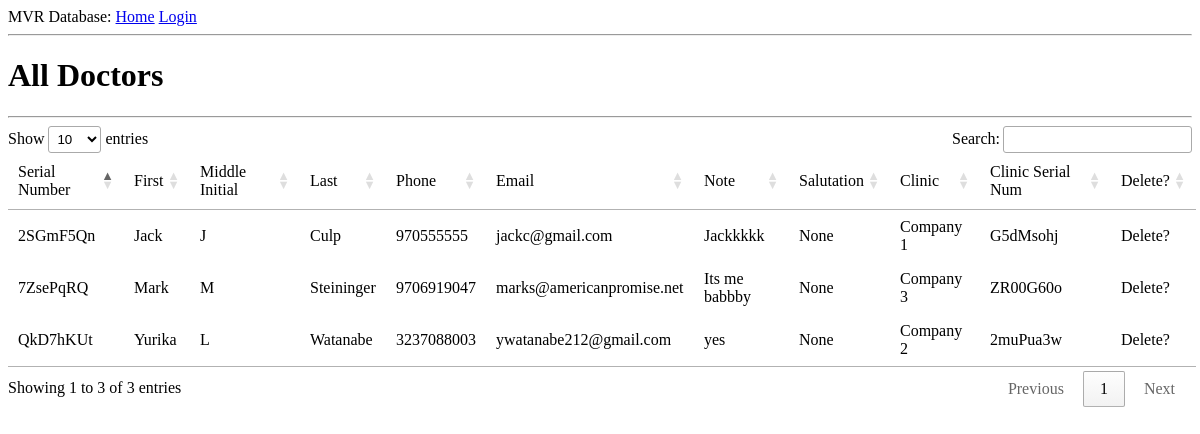
Screenshot of /doctortable with the database file from the repository.
### app/models.py (models this page shows, shortened)
class Doctor(db.Model):
    doctorSerialNum = db.Column(db.String(64), primary_key=True)
    first = db.Column(db.String(24))
    middle = db.Column(db.String(3))
    last = db.Column(db.String(24))
    cell = db.Column(db.String(20))
    phone = db.Column(db.String(20))
    email = db.Column(db.String(64))
    note = db.Column(db.String(140))
    salutation = db.Column(db.String(4))
    clinicName = db.Column(db.String(20))
    clinicSerialNum = db.Column(db.String(64), db.ForeignKey('clinic.clinicSerialNum'))

### app/routes.py (the view)
@app.route('/doctortable', methods=['GET', 'POST'])
def doctorTable():
    doctors = Doctor.query.all()
    return render_template('/tables/doctorTable.html',  title='All Doctors', doctors=doctors)

### app/templates/tables/doctorTable.html (shortened to what this page needs)
{% extends "base.html" %}
{% block content %}
<link rel="stylesheet" type="text/css" href="https://cdn.datatables.net/1.10.19/css/jquery.dataTables.min.css">
<h1>All Doctors</h1>
<hr />
    <table id="table-1">
        <thead>
            <tr>
                <td>Serial Number</td><td>First</td><td>Middle Initial</td><td>Last</td><td>Phone</td><td>Email</td><td>Note</td><td>Salutation</td><td>Clinic</td><td>Clinic Serial Num</td><td>Delete?</td>
            </tr>
        </thead>
        <tbody>
        {% for d in doctors %}
        <tr>
            <td>{{ d.doctorSerialNum }}</td><td>{{ d.first }}</td><td>{{ d.middle }}</td><td>{{ d.last }}</td><td>{{ d.phone }}</td><td>{{ d.email }}</td><td>{{ d.note }}</td><td>{{ d.salutation }}</td><td>{{ d.clinicName }}</td><td>{{ d.clinicSerialNum }}</td><td>Delete?</td>
        </tr>
        {% endfor %}
        </tbody>
    </table>
{% endblock %}

### app/templates/base.html (shortened to what this page needs)
<!DOCTYPE html>
    <head>
     <link rel="stylesheet" href="{{ url_for('static',    filename='css/forms.css') }}">
    </head>
    <body>
        <div>
            MVR Database:
            <a href="{{ url_for('index') }}">Home</a>
            {% if current_user.is_anonymous %}
            <a href="{{ url_for('login') }}">Login</a>
            {% else %}
            <a href="{{ url_for('logout') }}">Logout</a>
            {% endif %}
        </div>
        <hr>
        {% block content %}{% endblock %}
    </body>
</html>

### rows the page displays
Doctor: doctorSerialNum "7ZsePqRQ", first "Mark", middle "M", last "Steininger", phone "9706919047", email "marks@americanpromise.net", note "Its me babbby", salutation "None", clinicName "Company 3", clinicSerialNum "ZR00G60o"
Doctor: doctorSerialNum "2SGmF5Qn", first "Jack", middle "J", last "Culp", phone "970555555", email "jackc@gmail.com", note "Jackkkkk", salutation "None", clinicName "Company 1", clinicSerialNum "G5dMsohj"
Doctor: doctorSerialNum "QkD7hKUt", first "Yurika", middle "L", last "Watanabe", phone "3237088003", email "ywatanabe212@gmail.com", note "yes", salutation "None", clinicName "Company 2", clinicSerialNum "2muPua3w"
